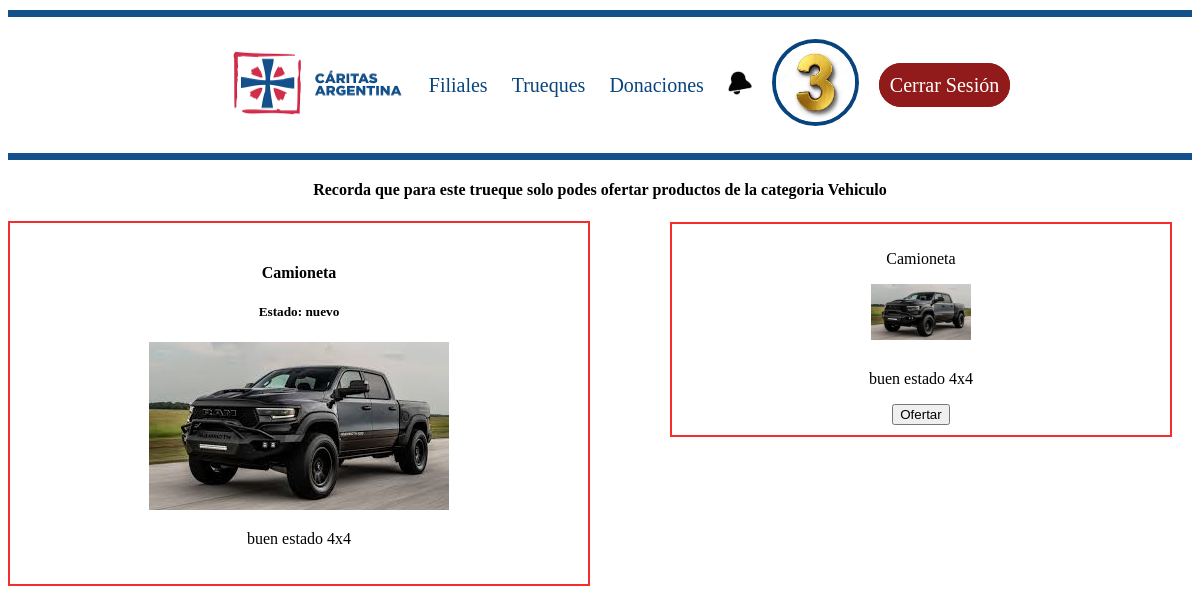
/Trueques/ofertar_producto/ (signed in), run on the app's committed database.
### Trueques/models.py (models this page shows, shortened)
class Trueque(models.Model):
    titulo = models.CharField(max_length=100)
    producto = models.ForeignKey(Producto, on_delete=models.CASCADE)
    ESTADO_OPCIONES = [('nuevo', 'Nuevo'), ('usado - como nuevo', 'Usado - Como nuevo'), ('usado - muy bueno', 'Usado - Muy bueno'),('usado - bueno', 'Usado - Bueno'),('usado - aceptable', 'Usado - Aceptable')]
    estado = models.CharField(max_length=20, choices=ESTADO_OPCIONES,
        default='Nuevo',)
    descripcion = models.TextField(max_length=500)
    foto_producto = models.ImageField(upload_to='media/', blank=True, null=True)
    foto_producto = models.ImageField(upload_to='media/', blank=True, null=True)
    usuario = models.ForeignKey(Usuario, on_delete=models.CASCADE, null=True, blank=True, related_name='trueques')
    categoria = models.ForeignKey(Categoria, on_delete=models.SET_NULL, null=True, blank=True)
    ESTADO_TRUEQUE = [('Pendiente', 'Pendiente'), ('Aceptado','Aceptado'),('Rechazado', 'Rechazado'),('Eliminado','Eliminado'),('Completado','Completado')]
    estado_trueque = models.CharField(max_length=20, choices=ESTADO_TRUEQUE, default='Pendiente')

### Productos/models.py (models this page shows, shortened)
class Producto(models.Model):
    ESTADO_OPCIONES = [('nuevo', 'Nuevo'), ('usado - como nuevo', 'Usado - Como nuevo'), ('usado - muy bueno', 'Usado - Muy bueno'),('usado - bueno', 'Usado - Bueno'),('usado - aceptable', 'Usado - Aceptable')]
    titulo = models.CharField(max_length=15)
    descripcion = models.CharField(max_length=100)
    estado = models.CharField(max_length=20, choices=ESTADO_OPCIONES,
        default='Nuevo',)
    foto_producto = models.ImageField(upload_to='media/')
    categoria = models.ForeignKey(Categoria, on_delete=models.CASCADE, null=True, blank=True)
    usuario = models.ForeignKey(Usuario, on_delete=models.CASCADE, null=True, blank=True, related_name='productos')
    borrado = models.BooleanField(default=False)
    motivo = models.CharField(max_length=100)

class Categoria(models.Model):
    nombre = models.CharField(max_length=15, unique=True)
    puntos = models.IntegerField(default=100)
    borrado = models.BooleanField(default=False)
    def __str__(self):
        return self.nombre

### Trueques/views.py (the view)
# urls.py: path('ofertar_producto/', views.ofertar_producto, name='ofertar_producto'),
@login_required
def ofertar_producto(request):
    trueque_id = request.session.get('trueque_id')#obtiene el id del trueque, el que esta a la izqueirda
    if trueque_id is None:
        return redirect('busqueda:listar_Trueques')  # Redirigir a la lista de trueques o a otra vista
    trueque = get_object_or_404(Trueque, id=trueque_id)#aca obtiene el trueque ofertado, el que esta a la izquierda
    categoria = trueque.producto.categoria
    productos_del_usuario = Producto.objects.filter(usuario=request.user, categoria=categoria, borrado=False)
    if not productos_del_usuario.exists():
        return render(request, 'trueque.html', {'trueque': trueque,'productos_del_usuario': productos_del_usuario, 'vacio':True})
    return render(request, 'trueque.html', {'trueque': trueque,'productos_del_usuario': productos_del_usuario})

### Caridas/context_processors.py (called while the page is built)
def notificaciones_no_leidas(request):
    if request.user.is_authenticated:
        return {
            'notificaciones_no_leidas': Notificacion.objects.filter(usuario=request.user, leida=False).count()
        }
    return {}

### Trueques/templates/trueque.html (shortened to what this page needs)
{% extends 'base.html' %}
{% load static %}
{% block content %}
<link rel="stylesheet" href="{% static 'styles/trueque.css' %}">
<h4>Recorda que para este trueque solo podes ofertar productos de la categoria {{ trueque.producto.categoria }}</h4>
<div class="producto-container">
    <div class="producto-original">
        <h4>{{ trueque.producto.titulo }}</h4>
        <h5>Estado: {{ trueque.estado }}</h5>
        <img class="img_original" src="{% static trueque.foto_producto.url %}" alt="{{ trueque.producto.titulo }}">
        <p>{{ trueque.producto.descripcion }}</p>
    </div>
    <div class="productos-usuario">
        {% if vacio %}
            <h5>No tenes ningun producto cargado en la categoria {{ trueque.producto.categoria }}</h5>
        {% else %}
            <ul>
                {% for producto in productos_del_usuario %}
                    <li class="producto">
                        <p>{{ producto.titulo }}</p>
                        <img src="{% static producto.foto_producto.url %}" alt="{{ producto.titulo }}">
                        <p>{{ producto.descripcion }}</p>
                        <button onclick="seleccionarProducto('{{ producto.id }}')">Ofertar</button>
                    </li>
                {% endfor %}
            </ul>
        {% endif %}
    </div>
</div>
{% endblock %}

### Caridas/static/styles/mainBase.css (style rules this page uses)
html { height: 100%; margin: 0; padding: 0; }
body { background-color: white; text-align: center; }

### accounts/static/styles/trueque.css (style rules this page uses)
.producto-container { display: grid; grid-template-columns: 1fr 1fr; gap: 20px; }
.producto-original { border: 2px solid rgb(247, 45, 45); padding: 20px; height: auto; }
.productos-usuario ul { list-style-type: none; }
.productos-usuario { margin-top: -35px; padding: 20px; overflow-y: auto; }
.producto { border: 2px solid rgb(247, 45, 45); padding: 10px; margin-bottom: 10px; }
.producto img { width: 100px; height: auto; margin-bottom: 10px; }
.img_original { max-height: 200px; min-height: auto; }

### data on the page
Trueque: producto.categoria "Vehiculo", producto.titulo "Camioneta", estado "nuevo", foto_producto (picture), producto.descripcion "buen estado 4x4"
Producto: titulo "Camioneta", foto_producto (picture), descripcion "buen estado 4x4"
